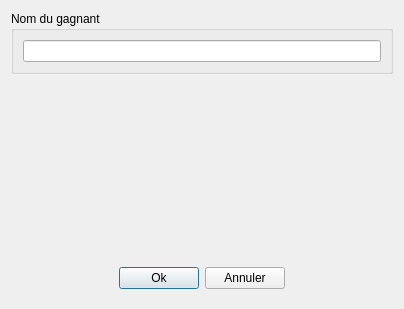
<?xml version="1.0" encoding="UTF-8"?>
<ui version="4.0">
    <class>WinnerInput</class>
    <widget class="QDialog" name="WinnerInput">
        <property name="geometry">
            <rect>
                <x>0</x>
                <y>0</y>
                <width>404</width>
                <height>309</height>
            </rect>
        </property>
        <property name="windowTitle">
            <string>Saisi gagnants</string>
        </property>
        <property name="windowIcon">
            <iconset resource="../../resources/EvenementLoto.qrc">
                <normaloff>:/fav/icons/mainIcon.png</normaloff>:/fav/icons/mainIcon.png
            </iconset>
        </property>
        <layout class="QVBoxLayout" name="verticalLayout">
            <item>
                <widget class="QGroupBox" name="groupBox">
                    <property name="title">
                        <string>Nom du gagnant</string>
                    </property>
                    <layout class="QGridLayout" name="gridLayout">
                        <item row="0" column="0">
                            <widget class="QLineEdit" name="EditWinner"/>
                        </item>
                    </layout>
                </widget>
            </item>
            <item>
                <spacer name="verticalSpacer">
                    <property name="orientation">
                        <enum>Qt::Vertical</enum>
                    </property>
                    <property name="sizeHint" stdset="0">
                        <size>
                            <width>20</width>
                            <height>157</height>
                        </size>
                    </property>
                </spacer>
            </item>
            <item>
                <widget class="QFrame" name="frame">
                    <property name="sizePolicy">
                        <sizepolicy hsizetype="Preferred" vsizetype="Fixed">
                            <horstretch>0</horstretch>
                            <verstretch>0</verstretch>
                        </sizepolicy>
                    </property>
                    <property name="frameShape">
                        <enum>QFrame::NoFrame</enum>
                    </property>
                    <property name="frameShadow">
                        <enum>QFrame::Raised</enum>
                    </property>
                    <layout class="QHBoxLayout" name="horizontalLayout">
                        <item>
                            <spacer name="horizontalSpacer">
                                <property name="orientation">
                                    <enum>Qt::Horizontal</enum>
                                </property>
                                <property name="sizeHint" stdset="0">
                                    <size>
                                        <width>130</width>
                                        <height>20</height>
                                    </size>
                                </property>
                            </spacer>
                        </item>
                        <item>
                            <widget class="QPushButton" name="ButtonOk">
                                <property name="toolTip">
                                    <string>Sauvegarde Et ferme La fenêtre</string>
                                </property>
                                <property name="text">
                                    <string>Ok</string>
                                </property>
                            </widget>
                        </item>
                        <item>
                            <spacer name="horizontalSpacer_3">
                                <property name="orientation">
                                    <enum>Qt::Horizontal</enum>
                                </property>
                                <property name="sizeType">
                                    <enum>QSizePolicy::Preferred</enum>
                                </property>
                                <property name="sizeHint" stdset="0">
                                    <size>
                                        <width>20</width>
                                        <height>20</height>
                                    </size>
                                </property>
                            </spacer>
                        </item>
                        <item>
                            <widget class="QPushButton" name="ButtonCancel">
                                <property name="toolTip">
                                    <string>Ferme la fenêtre sans sauvegarder</string>
                                </property>
                                <property name="text">
                                    <string>Annuler</string>
                                </property>
                            </widget>
                        </item>
                        <item>
                            <spacer name="horizontalSpacer_4">
                                <property name="orientation">
                                    <enum>Qt::Horizontal</enum>
                                </property>
                                <property name="sizeHint" stdset="0">
                                    <size>
                                        <width>130</width>
                                        <height>20</height>
                                    </size>
                                </property>
                            </spacer>
                        </item>
                    </layout>
                </widget>
            </item>
        </layout>
    </widget>
    <resources>
        <include location="../../resources/EvenementLoto.qrc"/>
    </resources>
    <connections>
        <connection>
            <sender>ButtonOk</sender>
            <signal>clicked()</signal>
            <receiver>WinnerInput</receiver>
            <slot>accept()</slot>
            <hints>
                <hint type="sourcelabel">
                    <x>163</x>
                    <y>270</y>
                </hint>
                <hint type="destinationlabel">
                    <x>-6</x>
                    <y>182</y>
                </hint>
            </hints>
        </connection>
        <connection>
            <sender>ButtonCancel</sender>
            <signal>clicked()</signal>
            <receiver>WinnerInput</receiver>
            <slot>reject()</slot>
            <hints>
                <hint type="sourcelabel">
                    <x>238</x>
                    <y>277</y>
                </hint>
                <hint type="destinationlabel">
                    <x>407</x>
                    <y>174</y>
                </hint>
            </hints>
        </connection>
    </connections>
</ui>
